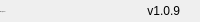
              <widget class="QFrame" name="bottomBar">
               <property name="minimumSize">
                <size>
                 <width>0</width>
                 <height>22</height>
                </size>
               </property>
               <property name="maximumSize">
                <size>
                 <width>16777215</width>
                 <height>22</height>
                </size>
               </property>
               <property name="frameShape">
                <enum>QFrame::NoFrame</enum>
               </property>
               <property name="frameShadow">
                <enum>QFrame::Raised</enum>
               </property>
               <layout class="QHBoxLayout" name="horizontalLayout_5">
                <property name="spacing">
                 <number>0</number>
                </property>
                <property name="leftMargin">
                 <number>0</number>
                </property>
                <property name="topMargin">
                 <number>0</number>
                </property>
                <property name="rightMargin">
                 <number>0</number>
                </property>
                <property name="bottomMargin">
                 <number>0</number>
                </property>
                <item>
                 <widget class="QLabel" name="creditsLabel">
                  <property name="maximumSize">
                   <size>
                    <width>16777215</width>
                    <height>16</height>
                   </size>
                  </property>
                  <property name="font">
                   <font>
                    <family>微软雅黑</family>
                    <pointsize>-1</pointsize>
                    <weight>50</weight>
                    <italic>false</italic>
                    <bold>false</bold>
                   </font>
                  </property>
                  <property name="text">
                   <string>By: Qing An</string>
                  </property>
                  <property name="alignment">
                   <set>Qt::AlignLeading|Qt::AlignLeft|Qt::AlignVCenter</set>
                  </property>
                 </widget>
                </item>
                <item>
                 <widget class="QLabel" name="version">
                  <property name="text">
                   <string>v1.0.9</string>
                  </property>
                  <property name="alignment">
                   <set>Qt::AlignRight|Qt::AlignTrailing|Qt::AlignVCenter</set>
                  </property>
                 </widget>
                </item>
                <item>
                 <widget class="QFrame" name="frame_size_grip">
                  <property name="minimumSize">
                   <size>
                    <width>20</width>
                    <height>0</height>
                   </size>
                  </property>
                  <property name="maximumSize">
                   <size>
                    <width>20</width>
                    <height>16777215</height>
                   </size>
                  </property>
                  <property name="frameShape">
                   <enum>QFrame::NoFrame</enum>
                  </property>
                  <property name="frameShadow">
                   <enum>QFrame::Raised</enum>
                  </property>
                 </widget>
                </item>
               </layout>
              </widget>
